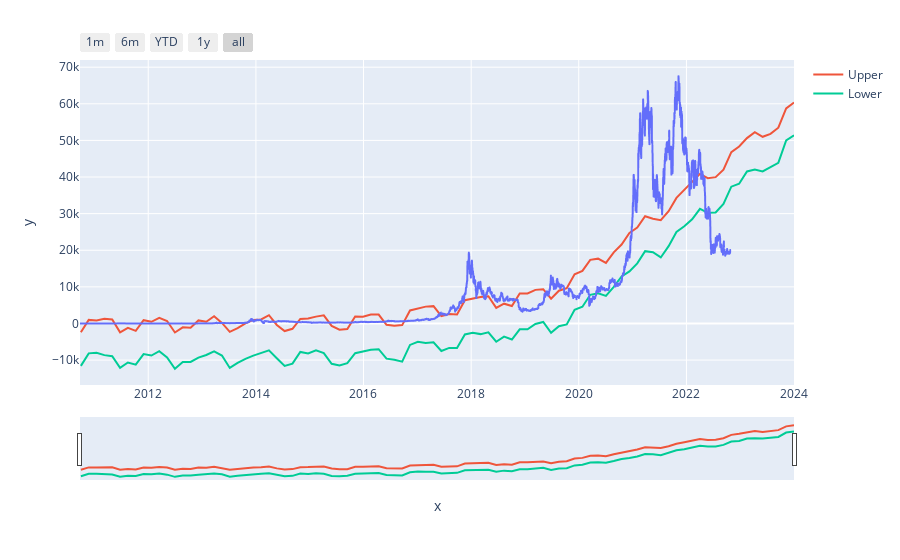

Notebook code for this chart:
### Code cell
import plotly.express as px

fig = px.line(x=df_train['ds'], y=df_train['y'])
fig.add_scatter(x=prediction['ds'], y=prediction['yhat'], name="Upper")
fig.add_scatter(x=prediction['ds'], y=prediction['yhat_lower'], name="Lower")
# fig.add_scatter(x=data.index, y=data['Open'], name="Open")

fig.update_xaxes(
    rangeslider_visible = True,
    rangeselector = dict(
        buttons = list([
            dict(count = 1, label = "1m", step = "month", stepmode = "backward"),
            dict(count = 6, label = "6m", step = "month", stepmode = "backward"),
            dict(count = 1, label = "YTD", step = "year", stepmode = "todate"),
            dict(count = 1, label = "1y", step = "year", stepmode = "backward"),
            dict(step = "all")
        ])
    )
)


fig.show()
